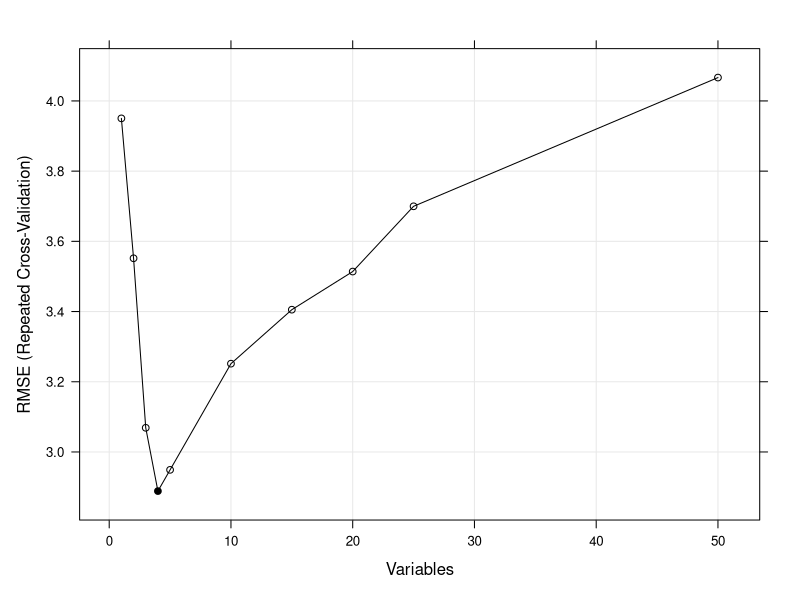

Generate this figure with R:
library(caret)
library(mlbench)
library(Hmisc)
library(randomForest)
n <- 100
p <- 40
sigma <- 1
set.seed(1)
sim <- mlbench.friedman1(n, sd = sigma)
colnames(sim$x) <- c(paste("real", 1:5, sep = ""),
                     paste("bogus", 1:5, sep = ""))
bogus <- matrix(rnorm(n * p), nrow = n)
colnames(bogus) <- paste("bogus", 5+(1:ncol(bogus)), sep = "")
x <- cbind(sim$x, bogus)
y <- sim$y

normalization <- preProcess(x)
x <- predict(normalization, x)
x <- as.data.frame(x)
subsets <- c(1:5, 10, 15, 20, 25)
set.seed(10)

ctrl <- rfeControl(functions = lmFuncs,
                   method = "repeatedcv",
                   repeats = 5,
                   verbose = FALSE)

lmProfile <- rfe(x, y,
                 sizes = subsets,
                 rfeControl = ctrl)

lmProfile
predictors(lmProfile)
lmProfile$fit
head(lmProfile$resample)
trellis.par.set(caretTheme())
plot(lmProfile, type = c("g", "o"))

rfRFE <-  list(summary = defaultSummary,
               fit = function(x, y, first, last, ...){
                   library(randomForest)
                   randomForest(x, y, importance = first, ...)
               },
               pred = function(object, x)  predict(object, x),
               rank = function(object, x, y) {
                   vimp <- varImp(object)
                   vimp <- vimp[order(vimp$Overall,decreasing = TRUE),,drop = FALSE]
                   vimp$var <- rownames(vimp)
                   vimp
               },
               selectSize = pickSizeBest,
               selectVar = pickVars)
rfRFE$summary
